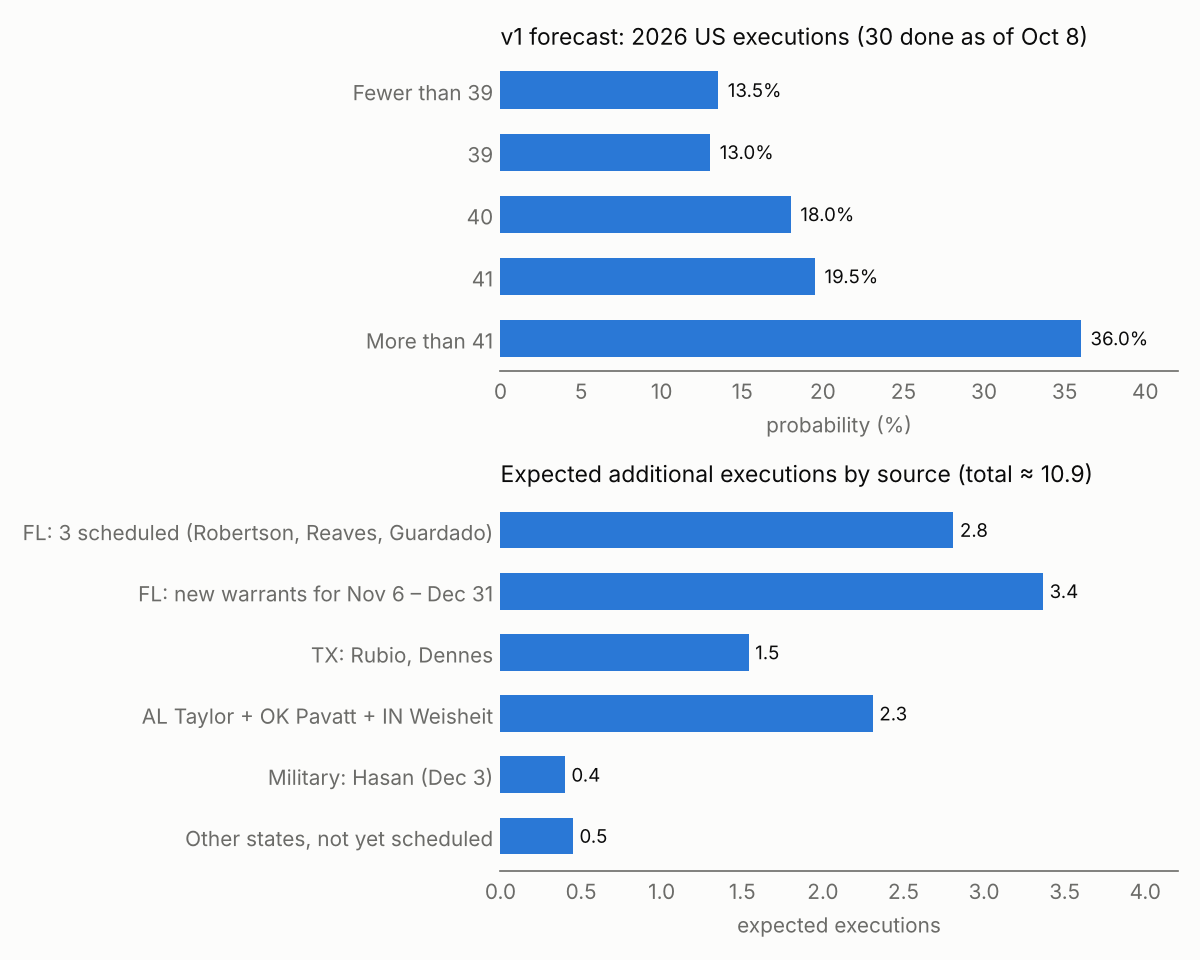

This chart was generated by the following Python code:
"""Chart for mc45255 v1: option probabilities and where the remaining executions come from."""
from pathlib import Path

import matplotlib.pyplot as plt

OUT = Path(__file__).with_name("v1-distribution.png")
BLUE, INK, MUTED, SURF = "#2a78d6", "#0b0b0b", "#6b6b68", "#fcfcfb"

options = ["Fewer than 39", "39", "40", "41", "More than 41"]
probs = [13.5, 13.0, 18.0, 19.5, 36.0]

# Expected additional executions after 2026-10-08, by source (model means)
src = [
    ("FL: 3 scheduled (Robertson, Reaves, Guardado)", 0.96 + 0.93 + 0.92),
    ("FL: new warrants for Nov 6 – Dec 31", 3.62 * 0.93),
    ("TX: Rubio, Dennes", 0.72 + 0.82),
    ("AL Taylor + OK Pavatt + IN Weisheit", 0.87 + 0.72 + 0.72),
    ("Military: Hasan (Dec 3)", 0.40),
    ("Other states, not yet scheduled", 0.45),
]

fig, (a1, a2) = plt.subplots(2, 1, figsize=(8, 6.4), gridspec_kw={"height_ratios": [5, 6]})
fig.patch.set_facecolor(SURF)
for ax in (a1, a2):
    ax.set_facecolor(SURF)
    for s in ("top", "right", "left"):
        ax.spines[s].set_visible(False)
    ax.spines["bottom"].set_color(MUTED)
    ax.tick_params(colors=MUTED, length=0)

a1.barh(options[::-1], probs[::-1], color=BLUE, height=0.6)
for y, p in enumerate(probs[::-1]):
    a1.text(p + 0.6, y, f"{p:.1f}%", va="center", color=INK, fontsize=9)
a1.set_xlim(0, 42)
a1.set_title("v1 forecast: 2026 US executions (30 done as of Oct 8)", loc="left", color=INK, fontsize=11)
a1.set_xlabel("probability (%)", color=MUTED)

labels, vals = zip(*src)
a2.barh(labels[::-1], vals[::-1], color=BLUE, height=0.6)
for y, v in enumerate(vals[::-1]):
    a2.text(v + 0.04, y, f"{v:.1f}", va="center", color=INK, fontsize=9)
a2.set_xlim(0, 4.2)
a2.set_title(f"Expected additional executions by source (total ≈ {sum(vals):.1f})",
             loc="left", color=INK, fontsize=11)
a2.set_xlabel("expected executions", color=MUTED)

fig.tight_layout()
fig.savefig(OUT, dpi=150, facecolor=SURF)
